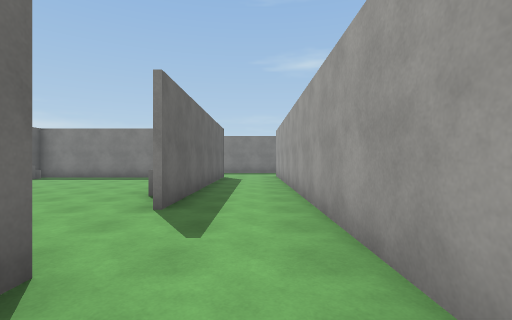
view 1 (above)

22 first-person views from a walk through a Unity game level. The camera is 1.4 m above the floor, looks level and sees 85° across. The floor is counted in squares, 2 m on a side. Each view is taken from the middle of a square. On the plan, view 1 faces up. The plan holds only what a view shows up to about 9 squares ahead; the rest is blank. The place goes on beyond the plan. The player is left out. Surface patterns are stand-ins for the level's own textures.

view 2
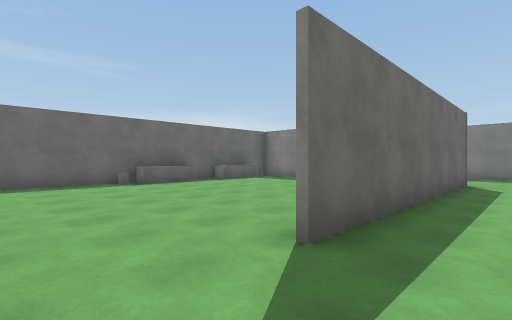

view 3
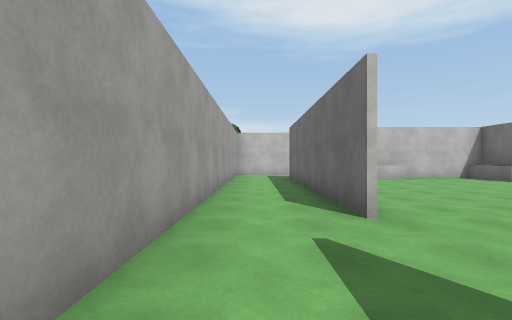

view 4
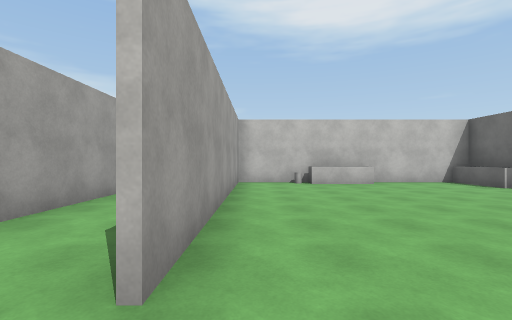

view 5
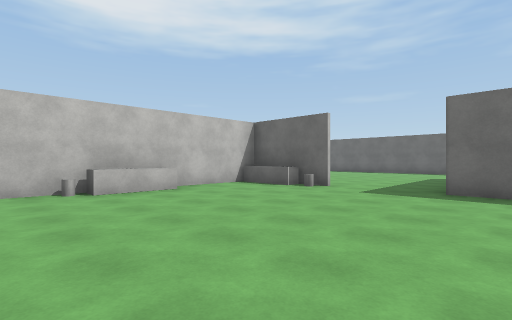

view 6
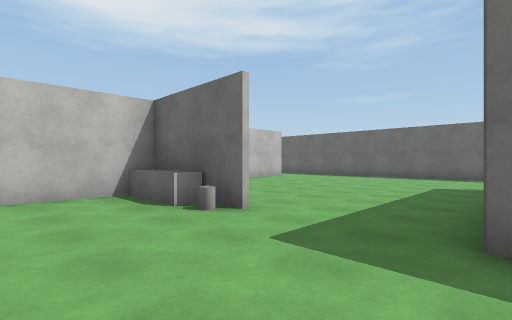

view 7
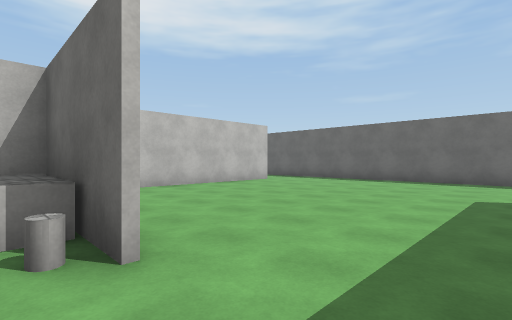

view 8
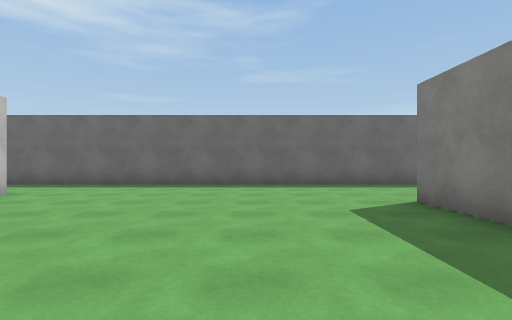

view 9
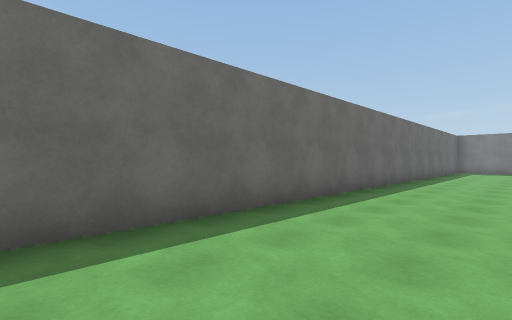

view 10
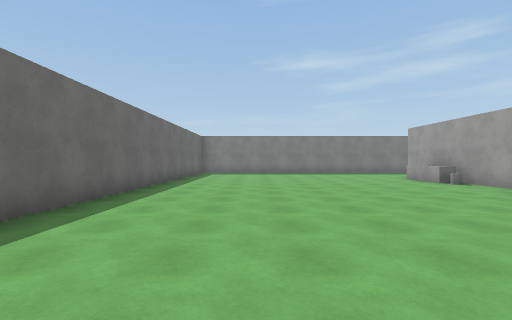

view 11
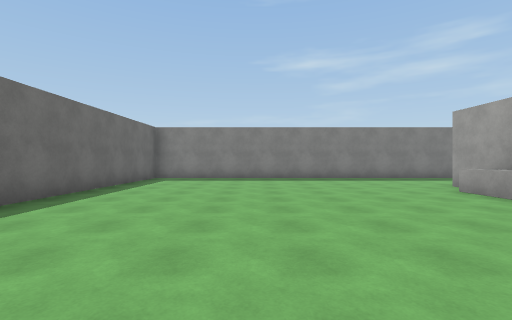

view 12
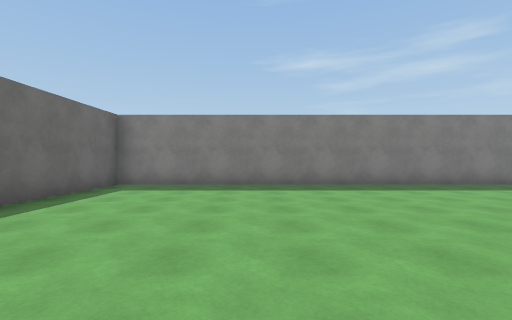

view 13
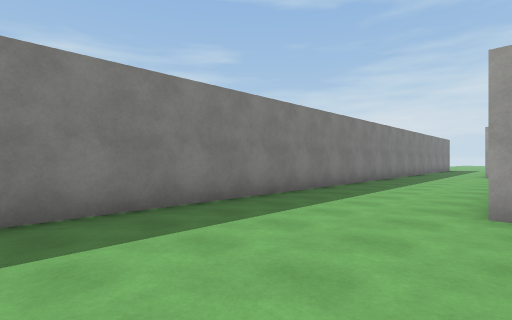

view 14
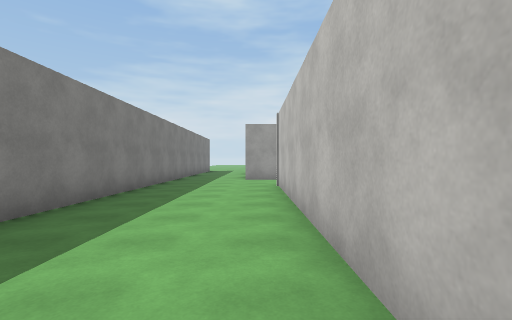

view 15
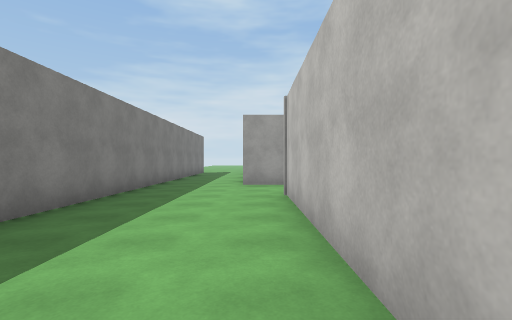

view 16
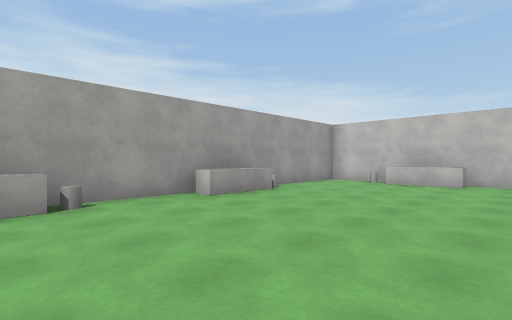

view 17
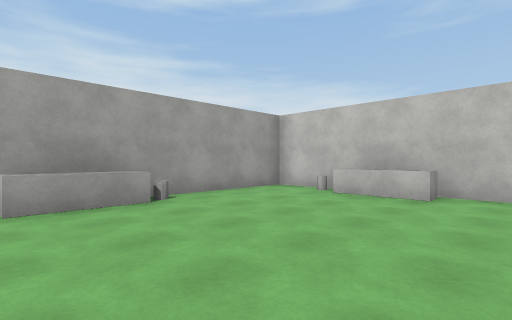

view 18
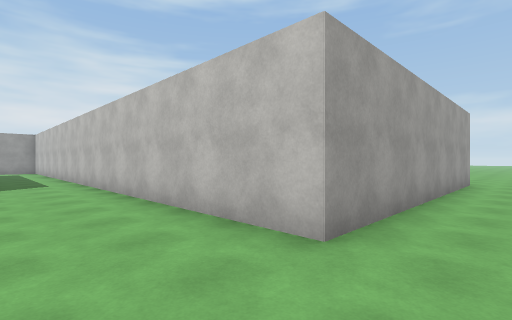

view 19
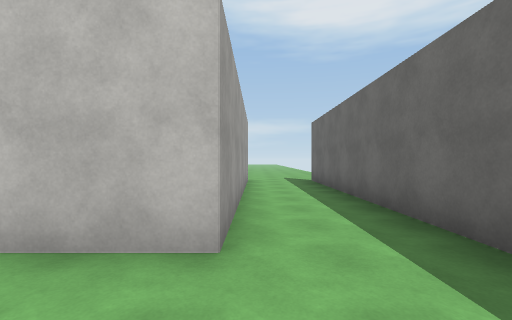

view 20
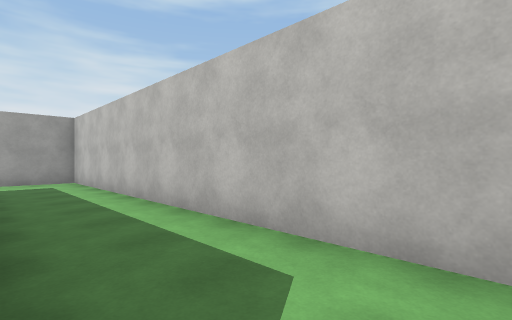

view 21
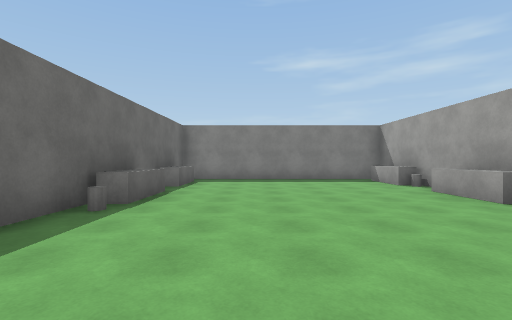

view 22
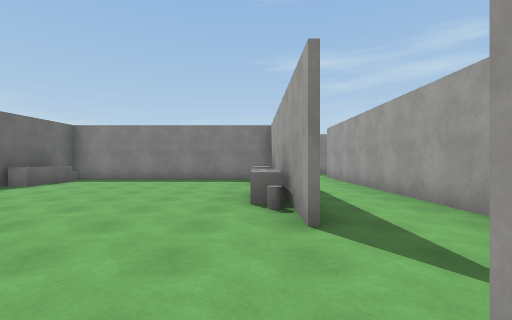

### Floor plan
Points are (right, up) in squares from view 1. A wall is a line through its corners. A room is listed if a view was taken in it or the views show most of it. See-through windows are left out.
Room 1 (views 1, 2, 3)
walls: (-1.3, 1.8) (-1.3, -3.9); (0.9, -3.9) (0.9, 11.4); (-1.3, 11.4) (-1.3, 3.9); (-8.5, -8.1) (0.9, -8.1) (0.9, -6.4)
ways out: opening at (-8, -7) to room 2; opening at (-1, 2.5) to room 2; opening at (-1, 10) to room 2; opening at (-0.5, 11) to room 2
Room 2 (views 4, 5, 6, 7, 8, 9, 10, 11, 12, 13, 14, 15, 16, 17, 18, 19, 20, 21, 22)
walls: (-8.7, 0.8) (-8.7, -0.4); (-12.9, -0.3) (-14.8, -0.3); (-13.8, -0.2) (-8.8, -0.2) (-8.8, 11.5); (-8.7, 10) (-8.7, 2.4); (-8.7, -2.9) (-8.7, -5.8) (-1.5, -5.8) (-1.5, 1.8); (-7.6, 11.4) (-1.3, 11.4); (-1.5, 3.9) (-1.5, 10); (0.9, 11.4) (0.9, 12.4); (0.5, 14.9) (-17.9, 14.9) (-17.9, -15); (-15.7, -15.5) (-15.7, -8.1) (-8.5, -8.1)
low walls: (-9.5, 4.5) (-9.5, 5.8) (-9, 5.8); (-8.1, 7.2) (-8.1, 5.4) (-8.6, 5.4); (-9.5, 8.4) (-9.5, 10.2); (-12.7, 0) (-12.7, 0.6) (-10.9, 0.6); (-8.1, 9.5) (-8.1, 8.2); (-8.6, -3.9) (-8.1, -3.9) (-8.1, -5.8); (-1.5, 5.4) (-2.1, 5.4) (-2.1, 7.2); (-2.1, 9.4) (-2.1, 10); (-5.5, -5.1) (-3.6, -5.1) (-3.6, -5.6)
ways out: opening at (-8, -7) to room 1; opening at (-1, 2.5) to room 1; opening at (-1, 10) to room 1; opening at (-0.5, 11) to room 1; opening at (1, 13.5)
objects: cylinder (-10, 0); cylinder (-9, 4); cylinder (-9, 8); cylinder (-8, -3); cylinder (-8, 5); cylinder (-3, -5); cylinder (-2, 5); other object (-2, 9)

Where each view was taken, in squares from view 1:
view 1: 0 up, 0 right, facing up
view 2: 2 up, 0 right, facing up-left
view 3: 5 up, 0 right, facing down
view 4: 3 up, 2 left, facing down
view 5: 1 up, 2 left, facing down-left
view 6: 0 up, 6 left, facing down-left
view 7: 1 down, 8 left, facing down-left
view 8: 3 down, 10 left, facing left
view 9: 3 down, 15 left, facing up-left
view 10: 0 up, 15 left, facing up
view 11: 4 up, 14 left, facing up
view 12: 7 up, 14 left, facing up
view 13: 11 up, 13 left, facing up-right
view 14: 12 up, 9 left, facing right
view 15: 12 up, 7 left, facing right
view 16: 9 up, 14 left, facing down-right
view 17: 6 up, 14 left, facing down-right
view 18: 6 down, 17 left, facing down-right
view 19: 6 down, 16 left, facing down
view 20: 6 down, 9 left, facing down-right
view 21: 1 up, 6 left, facing up
view 22: 1 up, 2 left, facing up
